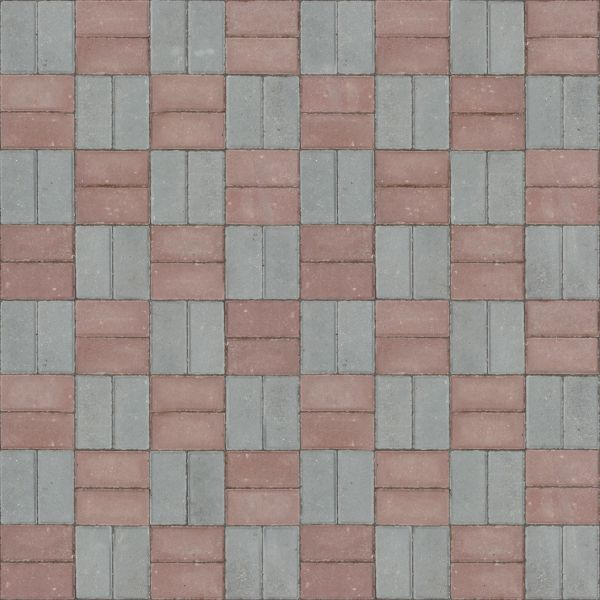
//> input picture test_images/brick_pavement.jpg, 600 x 600 px
$ ./main test_images/brick_pavement.jpg test_images/gitter.jpg   (built with g++ and OpenCV 4)
//> lines starting //> are read from the running program, lines starting //| are printed output that depends on the picture
#include "opencv2/highgui/highgui.hpp"
#include "opencv2/imgproc/imgproc.hpp"
#include "ExhaustivePatchMatch.h"
#include "RandomizedPatchMatch.h"

#include <iostream>

using cv::Mat;
using cv::Size;
using cv::namedWindow;
using cv::imread;
using std::cout;
using std::endl;
using cv::String;
using cv::split;

String result_window = "Result window";
void convert_for_computation(Mat &img);

int main( int argc, char** argv )
{
    /// Load image and template
    Mat img = imread( argv[1], 1 );
//> img is the input picture: 600 rows x 600 cols, CV_8UC3; mean B, G, R 137.3, 141.9, 154.2
    Mat img2 = imread( argv[2], 1);
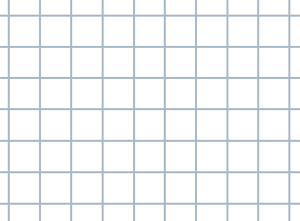
//> input picture test_images/gitter.jpg, 300 x 221 px
//> img2 is the input picture: 221 rows x 300 cols, CV_8UC3; mean B, G, R 247.9, 246.1, 243.8

    if (!img.data or !img2.data) {
        printf("Need two pictures as arguments.\n");
        return -1;
    }

    // For fast testing, make it tiny
    convert_for_computation(img);
//> in convert_for_computation, `cvtColor(img, img, CV_BGR2Lab);`: img: 300 rows x 300 cols, CV_32FC3; mean of channels 0, 1, 2 59.9, 3.9, 4.3
    convert_for_computation(img2);
//> in convert_for_computation (call 2), `resize(img, img, Size(), resizeFactor, resizeFactor);`:
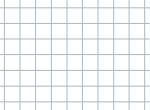
//> img: 110 rows x 150 cols, CV_8UC3; mean B, G, R 248, 246.2, 243.8
//> in convert_for_computation (call 2), `cvtColor(img, img, CV_BGR2Lab);`: img: 110 rows x 150 cols, CV_32FC3; mean of channels 0, 1, 2 96.7, -0.4, -1.2

    cout << "Size of img1: " << img.size() << endl;
//| Size of img1: [300 x 300]
    cout << "Size of img2: " << img2.size() << endl;
//| Size of img2: [150 x 110]

//> (the run ends here: the program needs code that is not available in this run, at `RandomizedPatchMatch rpm(img, img2, 7);`)
